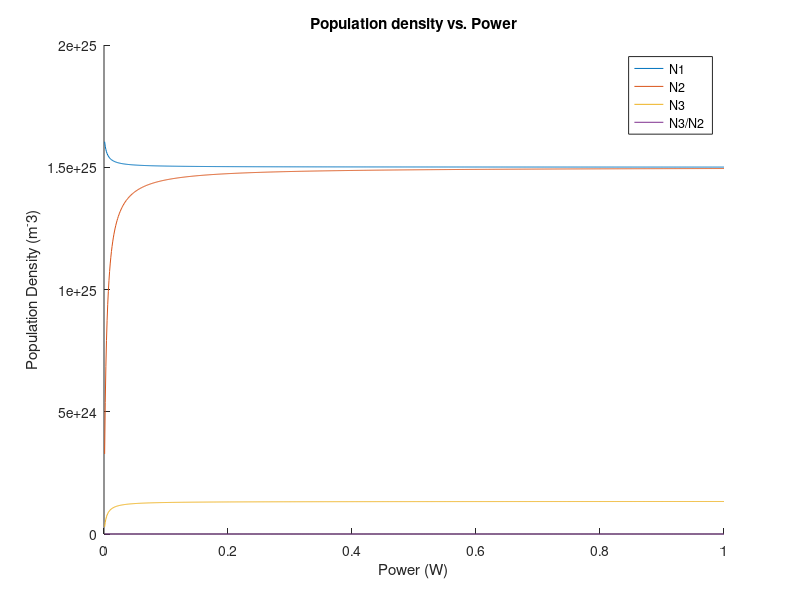
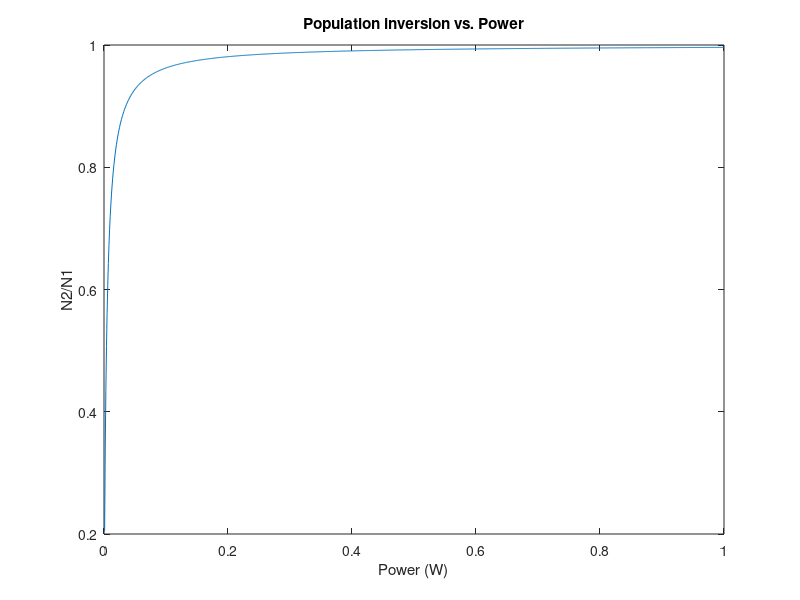

Write MATLAB code to recreate these figures, in order.
clear all; close all;

%intrinsic constants
h = 6.63e-34;
c = 3e8;
E0 = 0;
E1 = .5e5; %m^-1
E2 = 9.5e5; %m^-1
E3 = 10e5; %m^-1
lam23 = 1/(E3-E2); %m
lam01 = 1/(E1-E0); %m
lam12 = 1/(E2-E1); %m
lam03 = 1/(E3-E0); %m
delEu = h*c/lam23;
delEg = h*c/lam01;
wu = 1e12;
wg = 1e12;
tr = 1e-3;
kT = 4.11e-21; %J
pumpCS = 10e-24;

%Controlable constants
Area = 1e-10; %m^2
vp = c/lam12;
P = 0.001:0.001:1;
Wp = pumpCS/h/vp*P/Area;
Ntot = 2e26; %m^-3

A = (Wp+(1/tr-wg*exp(-delEg/kT))*(1+wu*exp(-delEu/kT)/(wu+2/tr)))./(Wp+wg+wg*exp(-delEg/kT));
B = wu*exp(-delEu/kT)/(wu+2/tr);
C = Ntot*wg*exp(-delEg/kT)./(Wp+wg+wg*exp(-delEg/kT));

N2 = Wp.*C./(-Wp.*A+wu*exp(-delEu/kT)-B*wu+2/tr+Wp);
N3 = N2*B;
N1 = N2.*A+C;
N0 = Ntot-N1-N2-N3;

figure(1)
hold on
%plot(P,N0)
plot(P,N1)
plot(P,N2)
plot(P,N3)
plot(P,N3./N2)
%legend('N0','N1','N2','N3','N3/N2')
legend('N1','N2','N3','N3/N2')
title('Population density vs. Power')
xlabel('Power (W)')
ylabel('Population Density (m^-3)')

figure(2)
plot(P,N2./N1)
title('Population inversion vs. Power')
xlabel('Power (W)')
ylabel('N2/N1')

%%Flourescent Intensity/time

Iout = N3/tr*(h*c*(E3-E0)+h*c*(E3-E1))+N2/tr*(h*c*(E2-E0)+h*c*(E2-E1));
Iin = pumpCS*P/Area.*(N1-N2);

delI = Iin-Iout;
